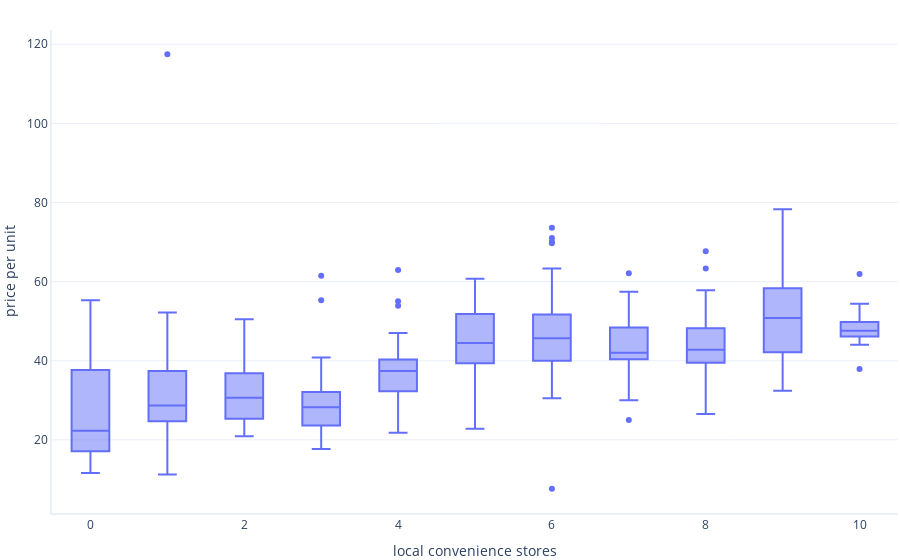

Write notebook code for a chart like this one.
### Code cell
rc.box_and_whisker(data,label_x='local_convenience_stores',label_y='price_per_unit')

### Figure 1 — Plotly figure (JSON) as saved in the notebook; plotly's stock layout.template omitted (floating-point values rounded to 4 significant figures; data arrays with more than 128 entries replaced by an {"elided": "..."} marker saying what was removed)
{"data": [{"alignmentgroup": "True", "hovertemplate": "local convenience stores=%{x}<br>price per unit=%{y}<extra></extra>", "legendgroup": "", "marker": {"color": "#636efa"}, "name": "", "notched": false, "offsetgroup": "", "orientation": "v", "showlegend": false, "type": "box", "x": {"elided": "414 int values"}, "x0": " ", "xaxis": "x", "y": {"elided": "414 float values"}, "y0": " ", "yaxis": "y"}], "layout": {"boxmode": "group", "legend": {"tracegroupgap": 0}, "xaxis": {"anchor": "y", "domain": [0, 1], "title": {"text": "local convenience stores"}}, "yaxis": {"anchor": "x", "domain": [0, 1], "title": {"text": "price per unit"}}}}
